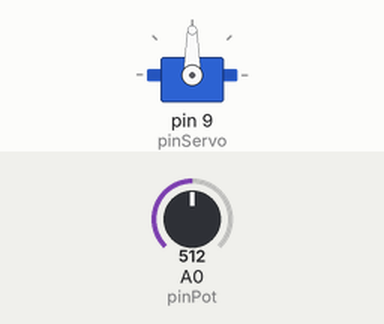
Recording of a sketch running on a simulated Arduino Uno, built with avr-gcc and run on an emulated ATmega328P. Parts: servo. The test bench sets the inputs (shaded band); at power-on: A0 (pinPot) = 512.

Above: at 3.9 s.
4.0 s: A0 (pinPot) set to 716
At 5.2 s:
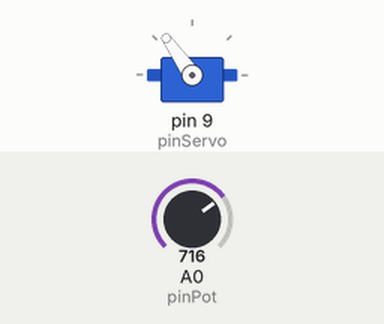
5.5 s: A0 (pinPot) set to 900
At 6.2 s:
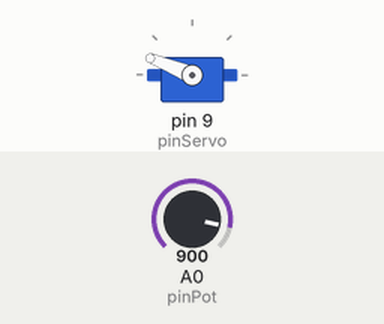
7.0 s: A0 (pinPot) set to 1023
At 7.7 s:
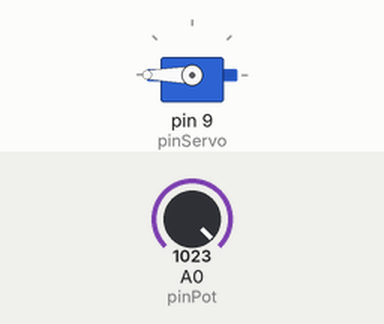
8.5 s: A0 (pinPot) set to 122
At 9.7 s:
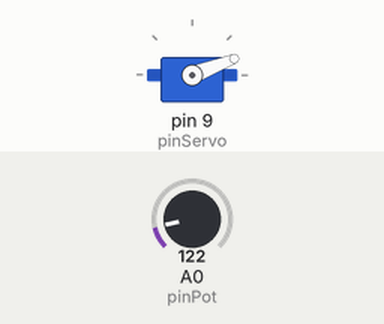
10.0 s: A0 (pinPot) set to 0
At 11.2 s:
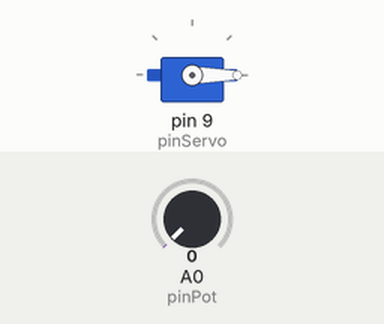
Timing chart, 0 to 12.5 s (numbered marks = the images above; inputs shaded):
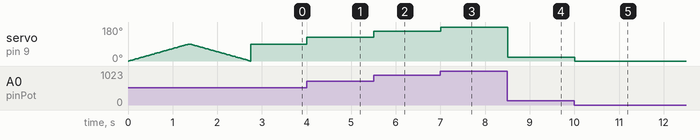

The sketch:

servo-pot.ino
```cpp
/*********************************************************
 * servo-pot.ino                                         *
 *                                                       *
 * Controllo di un servomotore tramite potenziometro     *
 *********************************************************/

#include <Servo.h>

// Nome del servomotore
Servo myServo;

// Variabile di appoggio per l'angolo della servomotore
int ang = 0;
// Pin connesso al servomotore
int pinServo = 9;
// Pin connesso al potenziometro
int pinPot = A0;
// Ritardo tra un'azione e la successiva (in millisecondi)
int rit = 15;

void setup() {
  // Definisco quale pin controlla la sbarra
  myServo.attach(pinServo);

  // Alza la sbarra da 0 a 90° a intervalli di 1°
  for (ang = 0; ang <= 90; ang++) {
    // Assegna l'angolo alla sbarra
    myServo.write(ang);
    // Attende quanto specificato
    delay(rit);
  }

  // Abbassa la sbarra da 90 a 0° a intervalli di 1°
  for (ang = 90; ang >= 0; ang--) {
    // Assegna l'angolo alla sbarra
    myServo.write(ang);
    // Attende quanto specificato
    delay(rit);
  }
}

void loop() {
  // Legge la tensione presente sul potenziometro (0 - 5 V -> 0 - 1023)
  ang = analogRead(pinPot);
  // Converte la lettura in gradi, compresi tra 0 e 180
  ang = map(ang, 0, 1023, 0, 180);
  // Porta il servomotore all'angolo come da lettura
  myServo.write(ang);
  // Attende quanto specificato
  delay(rit);
}
```

Measured:
- after the input at 4.0 s, servo on pin 9 (pinServo): 90° → 125° at once
- after the input at 5.5 s, servo on pin 9 (pinServo): 125° → 158° at once
- after the input at 7.0 s, servo on pin 9 (pinServo): 158° → 180° at once
- after the input at 8.5 s, servo on pin 9 (pinServo): 180° → 21° at once
- after the input at 10.0 s, servo on pin 9 (pinServo): 21° → 0° at once
